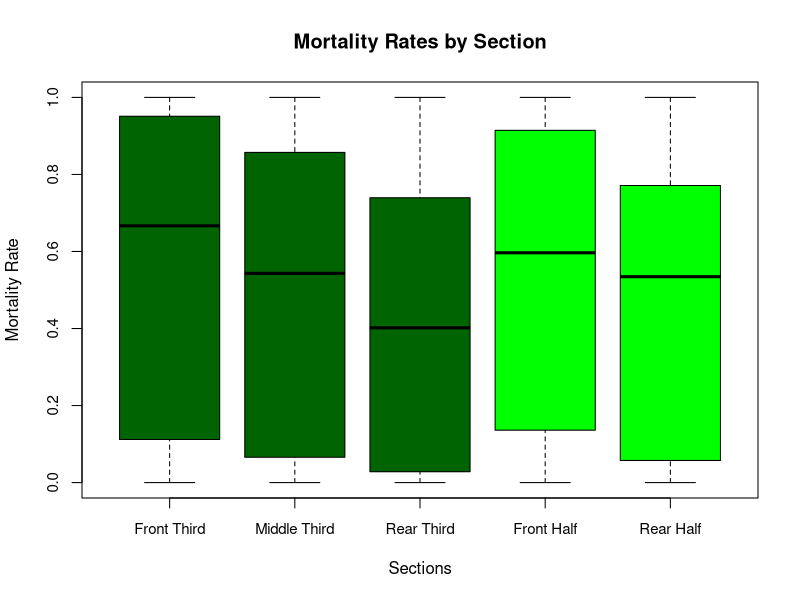
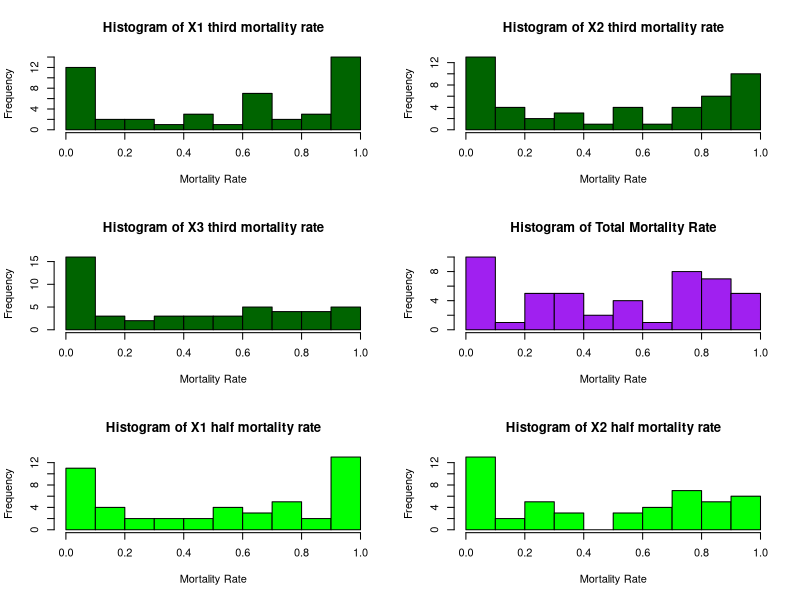
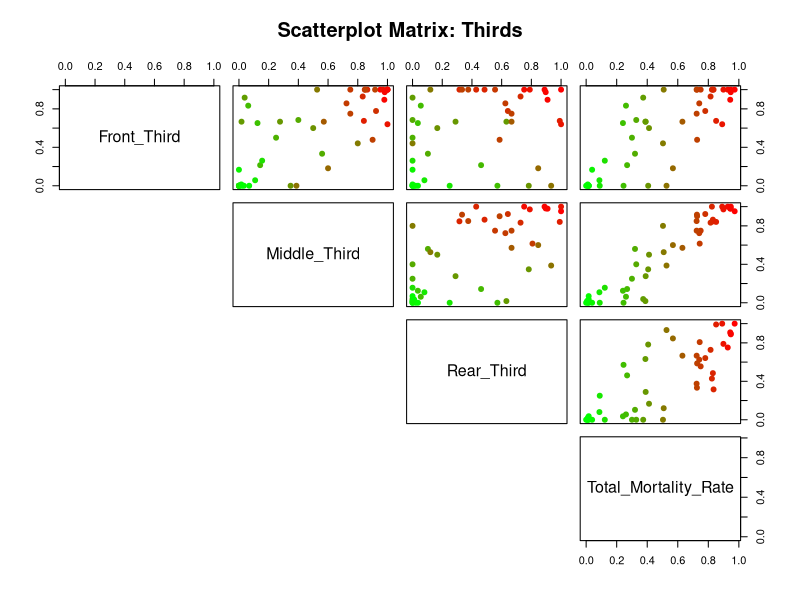
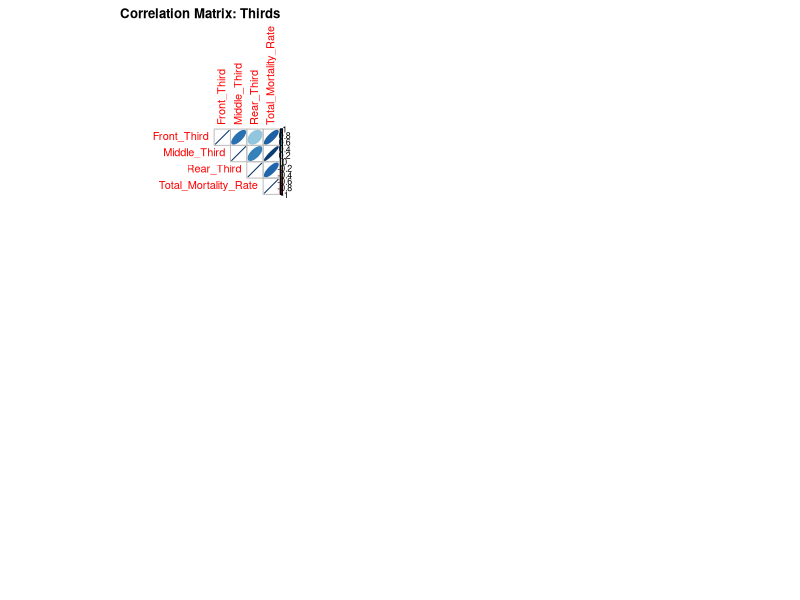
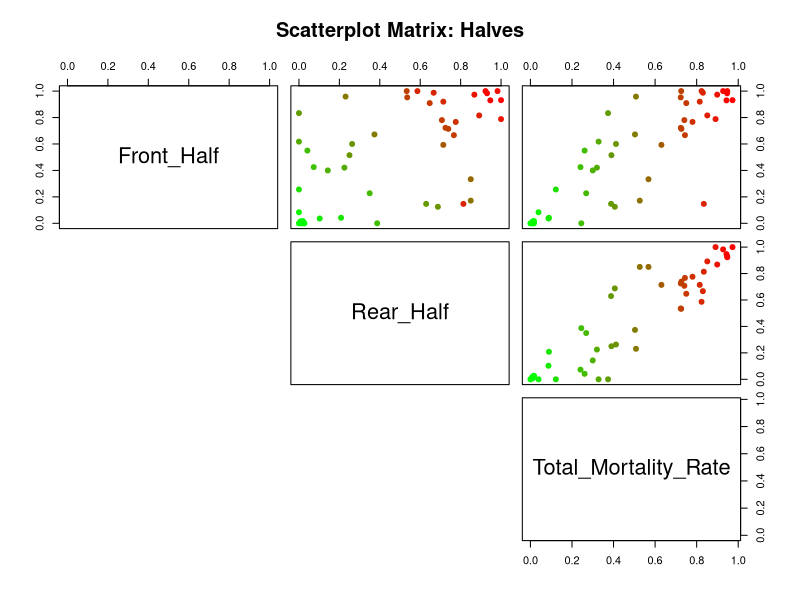
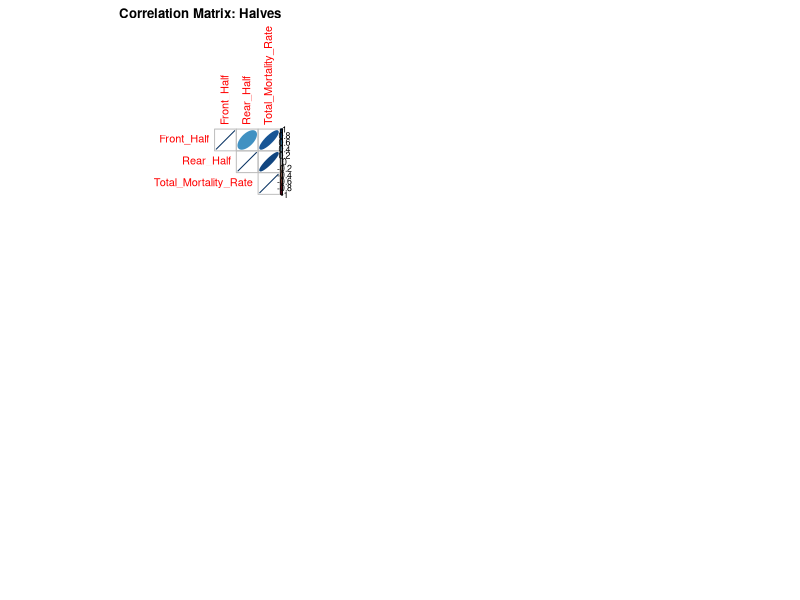

These figures' R source, in order:
## ---- chunk 1
knitr::opts_chunk$set(echo = TRUE)
## ---- chunk 2
accident_data <- read.csv("data/All_Plane_Crash_Data.csv")
str(accident_data)
## ---- chunk 3
# add a colum of # of passengers for each airplain section
accident_data <- within(accident_data, {
  X2.half.total  <- X2.half.minor  + X2.half.major  + X2.half.dead
  X1.half.total  <- X1.half.minor  + X1.half.major  + X1.half.dead
  X3.third.total <- X3.third.minor + X3.third.major + X3.third.dead
  X2.third.total <- X2.third.minor + X2.third.major + X2.third.dead
  X1.third.total <- X1.third.minor + X1.third.major + X1.third.dead
})

# now we transform the variables that are categorical into factors
factor_cols <- c("PhaseOfFlight", "Time", "Place", "HasFire", "Environment", 
                 "EnergyAbsorption", "CrushedFuselage", "RestraintIntact")

accident_data[factor_cols] <- lapply(accident_data[factor_cols], as.factor)
## ---- chunk 4
accident_data <- within(accident_data, {
  X1.third.mortality.rate <- X1.third.dead / X1.third.total
  X2.third.mortality.rate <- X2.third.dead / X2.third.total
  X3.third.mortality.rate <- X3.third.dead / X3.third.total
  X1.half.mortality.rate  <- X1.half.dead  / X1.half.total
  X2.half.mortality.rate  <- X2.half.dead  / X2.half.total
  Total.mortality.rate <- (X1.third.dead + X2.third.dead + X3.third.dead) / 
                          (X1.third.total + X2.third.total + X3.third.total)
})
## ---- chunk 5
with(accident_data, {
  boxplot(X1.third.mortality.rate, 
          X2.third.mortality.rate, 
          X3.third.mortality.rate, 
          X1.half.mortality.rate, 
          X2.half.mortality.rate, 
          names = c("Front Third", "Middle Third", "Rear Third", "Front Half", "Rear Half"),
          main = "Mortality Rates by Section",
          ylab = "Mortality Rate",
          xlab = "Sections",
          col = c("darkgreen", "darkgreen", "darkgreen", "green", "green"),
          cex.axis = 0.9)
})
## ---- chunk 6
# shapiro test for normality, p-value extrated and lableled
shapiro_results <- data.frame(
  Section = c("Front Third", "Middle Third", "Rear Third", "Front Half", "Rear Half"),
  P_Value = c(
    shapiro.test(accident_data$X1.third.mortality.rate)$p.value,
    shapiro.test(accident_data$X2.third.mortality.rate)$p.value,
    shapiro.test(accident_data$X3.third.mortality.rate)$p.value,
    shapiro.test(accident_data$X1.half.mortality.rate)$p.value,
    shapiro.test(accident_data$X2.half.mortality.rate)$p.value
  )
)
shapiro_results
## ---- chunk 7
par(mfrow = c(3, 2))

colums <- c("X1.third.mortality.rate","X2.third.mortality.rate" ,"X3.third.mortality.rate") 

for( c in colums){
  hist(accident_data[[c]],
       main = paste("Histogram of", gsub("\\.", " ", c)),
       xlab = "Mortality Rate",
       col = "darkgreen",
       border = "black",
       breaks = 10)
}

##histogram for total mortality rate
hist((accident_data$X1.third.dead + accident_data$X2.third.dead + accident_data$X3.third.dead) / 
       (accident_data$X1.third.total + accident_data$X2.third.total + accident_data$X3.third.total),
     main = "Histogram of Total Mortality Rate",
     xlab = "Mortality Rate",
     col = "purple",
     border = "black",
     breaks = 10)


colums_half <- c("X1.half.mortality.rate","X2.half.mortality.rate")

for( c in colums_half){
  hist(accident_data[[c]],
       main = paste("Histogram of", gsub("\\.", " ", c)),
       xlab = "Mortality Rate",
       col = "green",
       border = "black",
       breaks = 10)
}
## ---- chunk 8
library(corrplot)

data_thirds <- data.frame(
  Front_Third = accident_data$X1.third.mortality.rate,
  Middle_Third = accident_data$X2.third.mortality.rate,
  Rear_Third = accident_data$X3.third.mortality.rate,
  Total_Mortality_Rate = accident_data$Total.mortality.rate
)

data_halves <- data.frame(
  Front_Half = accident_data$X1.half.mortality.rate,
  Rear_Half = accident_data$X2.half.mortality.rate,
  Total_Mortality_Rate = accident_data$Total.mortality.rate
)

# Create a color palette from green to red
rbPal <- colorRampPalette(c("green", "red"))

# Generate colors based on Total_Mortality_Rate
# We can use the Total from accident_data directly to ensure consistent coloring
point_colors <- rbPal(100)[as.numeric(cut(accident_data$Total.mortality.rate, breaks = 100))]


# Helper function for Scatterplots
plot_my_scatter <- function(data, title) {
  pairs(data, 
        main = title,
        pch = 19, 
        col = point_colors,
        lower.panel = NULL)
}

# Helper function for Correlation Plots
plot_my_corr <- function(data, title) {
  corr_res <- cor(data, use = "complete.obs")
  corrplot(corr_res, method = "ellipse", 
           title = title,
           mar = c(0,0,2,0), 
           type = "upper")
}

plot_my_scatter(data_thirds, "Scatterplot Matrix: Thirds")
plot_my_corr(data_thirds, "Correlation Matrix: Thirds")

plot_my_scatter(data_halves, "Scatterplot Matrix: Halves")
plot_my_corr(data_halves, "Correlation Matrix: Halves")
## ---- chunk 9
# Kruskal-Wallis test for differences in mortality rates between sections (only thirds)
mortality_data_third <- data.frame(
  SectionThird = rep(c("Front Third", "Middle Third", "Rear Third"), each = nrow(accident_data)),
  MortalityRateThird = c(accident_data$X1.third.mortality.rate, 
                    accident_data$X2.third.mortality.rate, 
                    accident_data$X3.third.mortality.rate)
)

kruskal_result_third <- kruskal.test(MortalityRateThird ~ SectionThird, data = mortality_data_third)
kruskal_result_third

# Kruskal-Wallis test for differences in mortality rates between sections (only halves)
mortality_data_half <- data.frame(
  SectionHalf = rep(c("Front Half", "Rear Half"), each = nrow(accident_data)),
  MortalityRateHalf = c(accident_data$X1.half.mortality.rate, 
                    accident_data$X2.half.mortality.rate)
)

kruskal_result_half <- kruskal.test(MortalityRateHalf ~ SectionHalf, data = mortality_data_half)
kruskal_result_half
## ---- chunk 10

predictors <- ~ PhaseOfFlight + Time + Place + HasFire + Environment + 
                EnergyAbsorption + CrushedFuselage + RestraintIntact


glm_third_1 <- glm(update(predictors, 
                          cbind(X1.third.dead, X1.third.total - X1.third.dead) ~ .),
                   family = quasibinomial(link = "logit"),
                   data = accident_data)

glm_third_2 <- glm(update(predictors, 
                          cbind(X2.third.dead, X2.third.total - X2.third.dead) ~ .),
                   family = quasibinomial(link = "logit"),
                   data = accident_data)

glm_third_3 <- glm(update(predictors, 
                          cbind(X3.third.dead, X3.third.total - X3.third.dead) ~ .),
                   family = quasibinomial(link = "logit"),
                   data = accident_data)

glm_total <- glm(update( predictors, cbind(X1.third.dead + X2.third.dead + X3.third.dead, 
                       X1.third.total + X2.third.total + X3.third.total - 
                         (X1.third.dead + X2.third.dead + X3.third.dead)) ~ .),
                   family = quasibinomial(link = "logit"),
                   data = accident_data)
## ---- chunk 11
summary(glm_third_1)
summary(glm_third_2)
summary(glm_third_3)
summary(glm_total)
